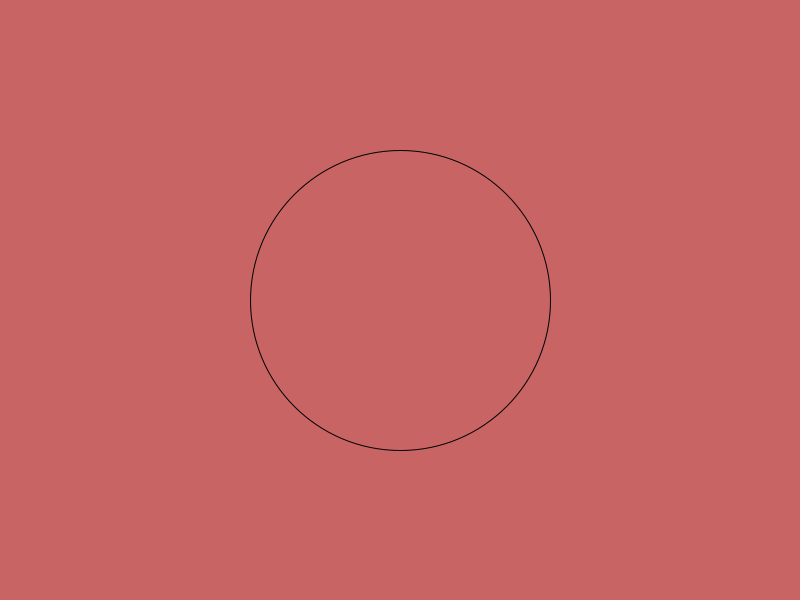
Frame 1 (no input)
Frame 60 (the mouse pressed at the canvas centre just before this capture): identical to frame 1, image omitted
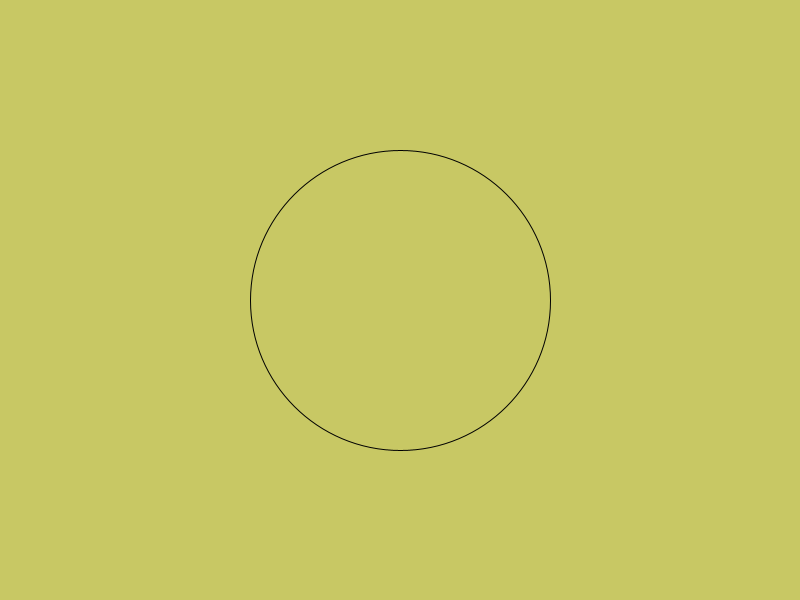
Frame 120 (the mouse held since frame 60 and released just before this capture)

The Processing sketch that drew these frames (run headless with seeded random() and noise(); from frame 60 on, the mouse is pressed at the canvas centre):

// Processing sketch: if_within_a_certain_distance
// ── if_within_a_certain_distance.pde
// Conditionals practice 5
// Distance from a single point

void setup() {
  size(800, 600);
  noFill();
}

void draw() {
  background(200, 200, 100);
  
  // mouse_dist_from_center is a variable that stores the distance between
  // the mouse's position on the canvas (mouseX, mouseY) and
  // the center of the canvas (width/2, height/2)
  float mouse_dist_from_center = dist(mouseX, mouseY, width/2, height/2);
  
  
  if (mouse_dist_from_center < 150) {
    background(200, 200, 100);
    println("Close to center!");
  } else {
    background(200, 100, 100);
    println("Far from center!");
  }
  
  // Draw a circle with 600 pixel diameter at the center of 
  // the canvas
  ellipse(width / 2, height / 2, 300, 300);
}
